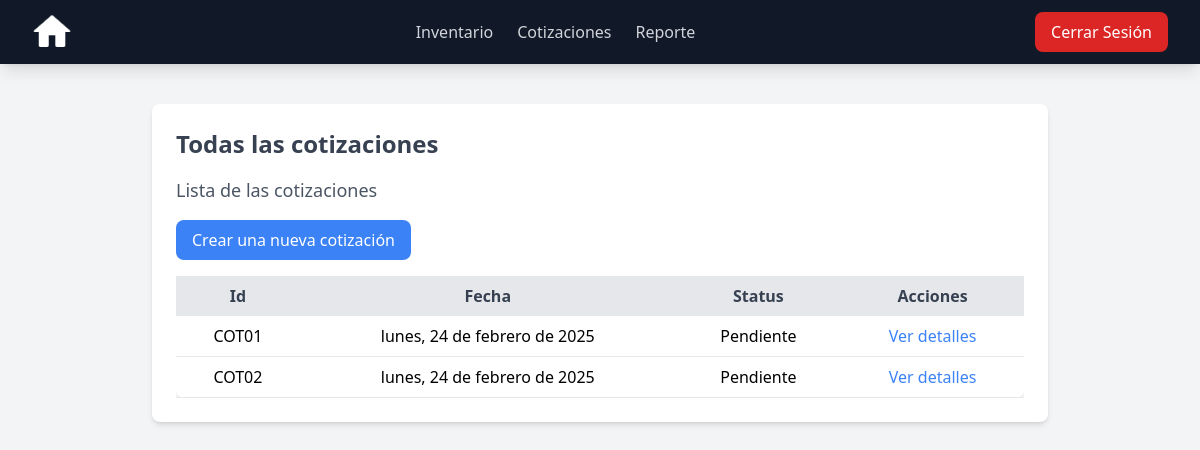
Before: /quotes/ (signed in) with the older database file.
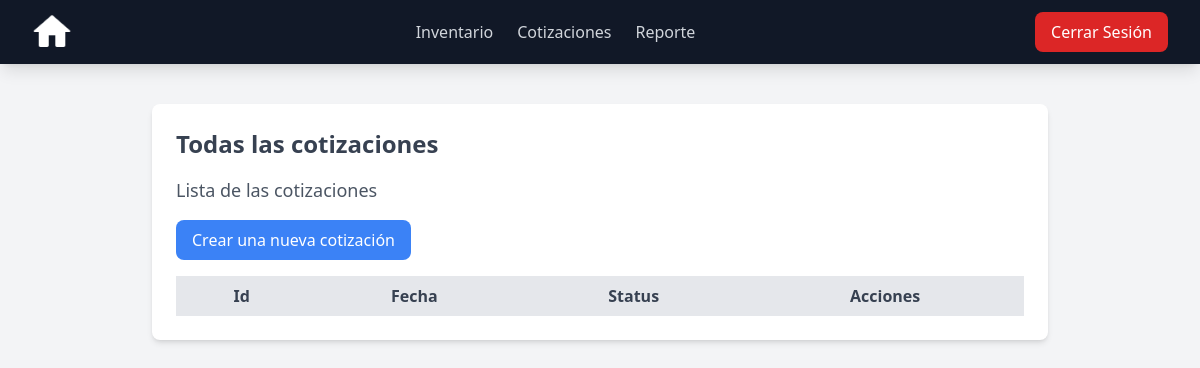
After: the same page with the newer database file.
### cotizaciones/models.py (models this page shows, shortened)
class Cotizaciones(models.Model):
    id = models.CharField(max_length=10, primary_key=True, unique=True, blank=False, null=False)
    fecha = models.CharField(max_length=100, blank=False, null=False)
    fecha_propuesta = models.CharField(max_length=100, blank=False, null=False)
    servicio_envio = models.CharField(max_length=100, blank=False, null=True, default=None)
    costo_envio = models.DecimalField(max_digits=10, decimal_places=2, blank=False, null=True, default=0)
    total = models.DecimalField(max_digits=10, decimal_places=2, default=0.0) # Este total es el total sin IVA por cuestiones programaticas lo decidimos dejar así.
    total_Civa = models.DecimalField(max_digits=10, decimal_places=2, default=0.0)
    status = models.CharField(max_length=20, blank=False, null=False, default='Pendiente')
    anticipo = models.DecimalField(max_digits=10, decimal_places=2, default=0.0)
    restante = models.DecimalField(max_digits=10, decimal_places=2, default=0.0)
    metodo_pago = models.CharField(max_length=20, null=False, default='No')
    iva = models.DecimalField(max_digits=10, decimal_places=2, default=0.0)
    iva_8 = models.BooleanField(default=False)
    iva_16 = models.BooleanField(default=False)

### cotizaciones/views.py (the view)
# urls.py: path('', quotes_view, name='list_quotes'),
def quotes_view(request):
    cotizaciones = Cotizaciones.objects.all()
    context = {'cotizaciones': cotizaciones}
    return render(request, 'quotes/cotizaciones.html', context)

### templates/quotes/cotizaciones.html (shortened to what this page needs)
<!DOCTYPE html>
<html lang="en">
<head>
</head>
<body class="bg-gray-100 p-6">
{% if request.user.is_authenticated %}
    {% include 'nav_bar.html' %}
    <div class="max-w-4xl mx-auto bg-white p-6 rounded-lg shadow-md mt-20">
        <h1 class="text-2xl font-bold text-gray-700 mb-4">Todas las cotizaciones</h1>
        <h2 class="text-lg text-gray-600 mb-4">Lista de las cotizaciones</h2>
        <a href="{% url 'create_quote' %}"
           class="inline-block bg-blue-500 text-white px-4 py-2 rounded-lg hover:bg-blue-600 transition">Crear una nueva
            cotización</a>
        <div class="overflow-x-auto mt-4">
            <table class="w-full border-collapse bg-white shadow-md rounded-lg">
                <thead>
                <tr class="bg-gray-200 text-gray-700">
                    <th class="px-4 py-2">Id</th>
                    <th class="px-4 py-2">Fecha</th>
                    <th class="px-4 py-2">Status</th>
                    <th class="px-4 py-2">Acciones</th>
                </tr>
                </thead>
                <tbody>
                {% for cotizacion in cotizaciones %}
                    <tr class="border-b">
                        <td class="px-4 py-2 text-center">{{ cotizacion.id }}</td>
                        <td class="px-4 py-2 text-center">{{ cotizacion.fecha }}</td>
                        <td class="px-4 py-2 text-center">{{ cotizacion.status }}</td>
                        <td class="px-4 py-2 text-center">
                            <a href="{% url 'details' cotizacion.id %}" class="text-blue-500 hover:underline">Ver
                                detalles</a>
                        </td>
                    </tr>
                {% endfor %}
                </tbody>
            </table>
        </div>
    </div>
{% else %}
    <div class="text-center mt-10">
        <h2 class="text-xl text-gray-700">No está autenticado</h2>
        <a href="{% url 'login' %}" class="text-blue-500 hover:underline">Inicie sesión</a>
    </div>
{% endif %}
</body>
</html>

Changed rows visible on the page:
removed Cotizaciones: id "COT01", fecha "lunes, 24 de febrero de 2025", status "Pendiente"
removed Cotizaciones: id "COT02", fecha "lunes, 24 de febrero de 2025", status "Pendiente"
